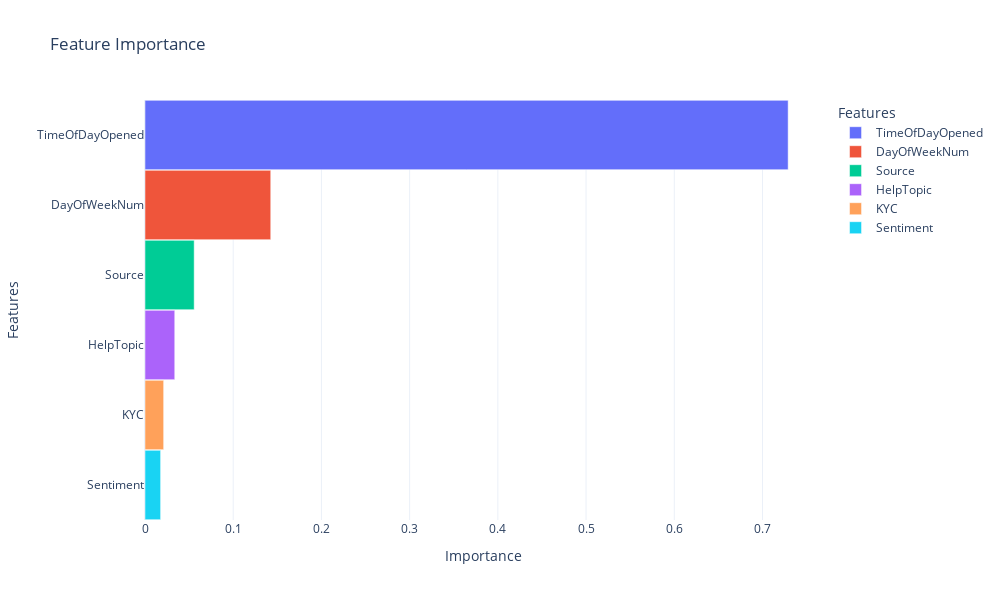

Notebook code for this chart:
### Code cell
# Get feature importance
feature_importance = final_model.feature_importances_

# Create a series for the feature importances with feature names as the index
feature_importance_series = pd.Series(feature_importance, index=X_train.columns)

# Sort the features based on importance
sorted_feature_importance = feature_importance_series.sort_values(ascending=False)

# Convert to DataFrame for Plotly
df = sorted_feature_importance.reset_index()
df.columns = ['Features', 'Importance']

# Plot using Plotly
fig = px.bar(df, 
             x='Importance', 
             y='Features', 
             orientation='h',
             color='Features',
             labels={'Importance': 'Importance'},
             title='Feature Importance')

# Update y-axis label
fig.update_layout(yaxis_title='Features', width=1000, height=600, template='plotly_white', bargap=0.01)

# Show the plot
fig.show()

### Figure 1 — Plotly figure (JSON) as saved in the notebook; plotly's stock layout.template omitted (floating-point values rounded to 4 significant figures)
{"data": [{"alignmentgroup": "True", "hovertemplate": "Features=%{y}<br>Importance=%{x}<extra></extra>", "legendgroup": "TimeOfDayOpened", "marker": {"color": "#636efa", "pattern": {"shape": ""}}, "name": "TimeOfDayOpened", "offsetgroup": "TimeOfDayOpened", "orientation": "h", "showlegend": true, "textposition": "auto", "type": "bar", "x": [0.7291], "xaxis": "x", "y": ["TimeOfDayOpened"], "yaxis": "y"}, {"alignmentgroup": "True", "hovertemplate": "Features=%{y}<br>Importance=%{x}<extra></extra>", "legendgroup": "DayOfWeekNum", "marker": {"color": "#EF553B", "pattern": {"shape": ""}}, "name": "DayOfWeekNum", "offsetgroup": "DayOfWeekNum", "orientation": "h", "showlegend": true, "textposition": "auto", "type": "bar", "x": [0.1425], "xaxis": "x", "y": ["DayOfWeekNum"], "yaxis": "y"}, {"alignmentgroup": "True", "hovertemplate": "Features=%{y}<br>Importance=%{x}<extra></extra>", "legendgroup": "Source", "marker": {"color": "#00cc96", "pattern": {"shape": ""}}, "name": "Source", "offsetgroup": "Source", "orientation": "h", "showlegend": true, "textposition": "auto", "type": "bar", "x": [0.05576], "xaxis": "x", "y": ["Source"], "yaxis": "y"}, {"alignmentgroup": "True", "hovertemplate": "Features=%{y}<br>Importance=%{x}<extra></extra>", "legendgroup": "HelpTopic", "marker": {"color": "#ab63fa", "pattern": {"shape": ""}}, "name": "HelpTopic", "offsetgroup": "HelpTopic", "orientation": "h", "showlegend": true, "textposition": "auto", "type": "bar", "x": [0.03374], "xaxis": "x", "y": ["HelpTopic"], "yaxis": "y"}, {"alignmentgroup": "True", "hovertemplate": "Features=%{y}<br>Importance=%{x}<extra></extra>", "legendgroup": "KYC", "marker": {"color": "#FFA15A", "pattern": {"shape": ""}}, "name": "KYC", "offsetgroup": "KYC", "orientation": "h", "showlegend": true, "textposition": "auto", "type": "bar", "x": [0.02116], "xaxis": "x", "y": ["KYC"], "yaxis": "y"}, {"alignmentgroup": "True", "hovertemplate": "Features=%{y}<br>Importance=%{x}<extra></extra>", "legendgroup": "Sentiment", "marker": {"color": "#19d3f3", "pattern": {"shape": ""}}, "name": "Sentiment", "offsetgroup": "Sentiment", "orientation": "h", "showlegend": true, "textposition": "auto", "type": "bar", "x": [0.01771], "xaxis": "x", "y": ["Sentiment"], "yaxis": "y"}], "layout": {"bargap": 0.01, "barmode": "relative", "height": 600, "legend": {"title": {"text": "Features"}, "tracegroupgap": 0}, "title": {"text": "Feature Importance"}, "width": 1000, "xaxis": {"anchor": "y", "domain": [0, 1], "title": {"text": "Importance"}}, "yaxis": {"anchor": "x", "categoryarray": ["Sentiment", "KYC", "HelpTopic", "Source", "DayOfWeekNum", "TimeOfDayOpened"], "categoryorder": "array", "domain": [0, 1], "title": {"text": "Features"}}}}
